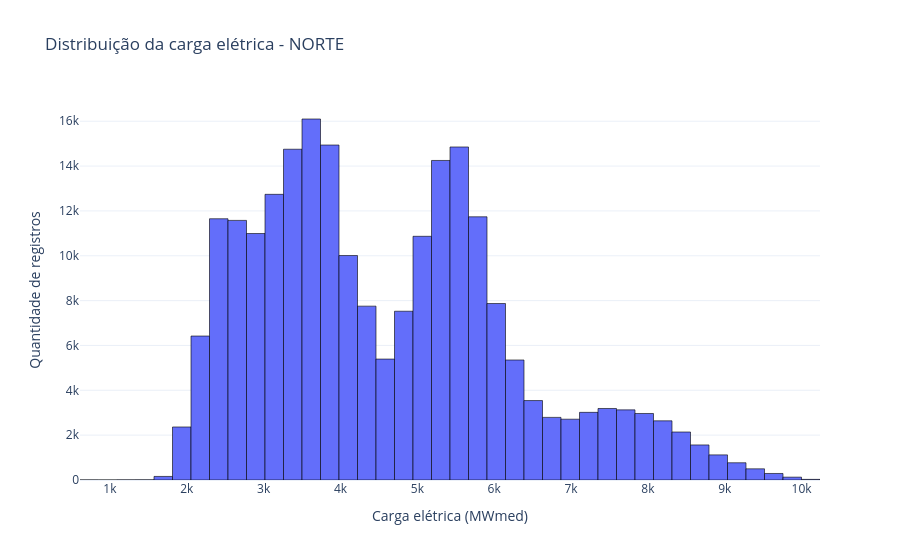
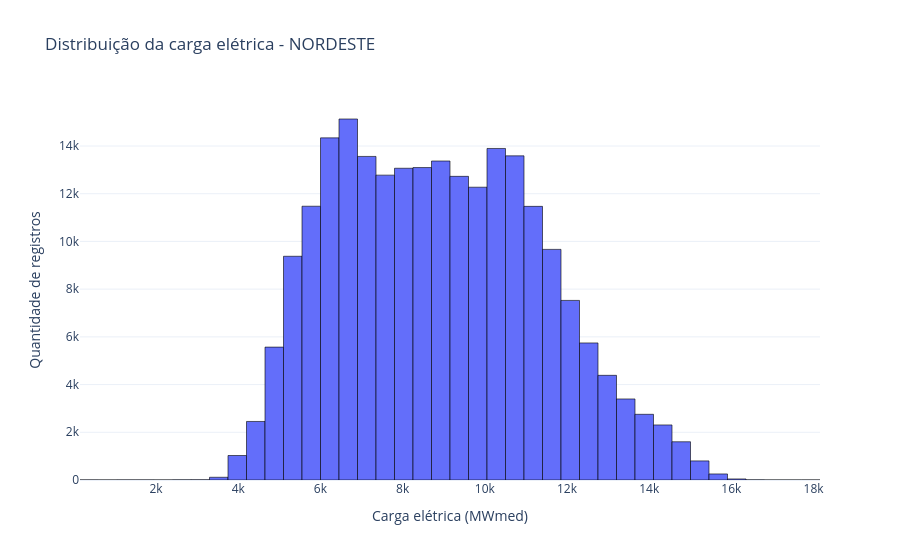
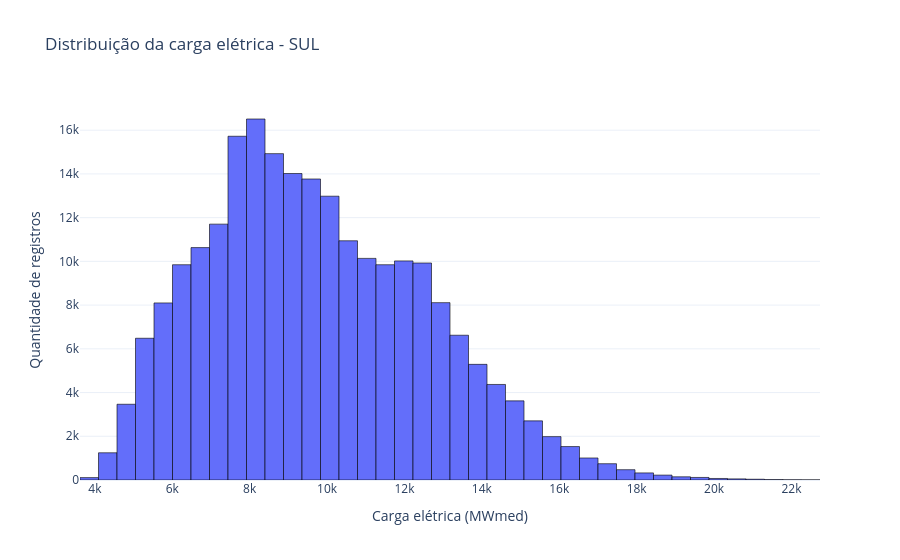
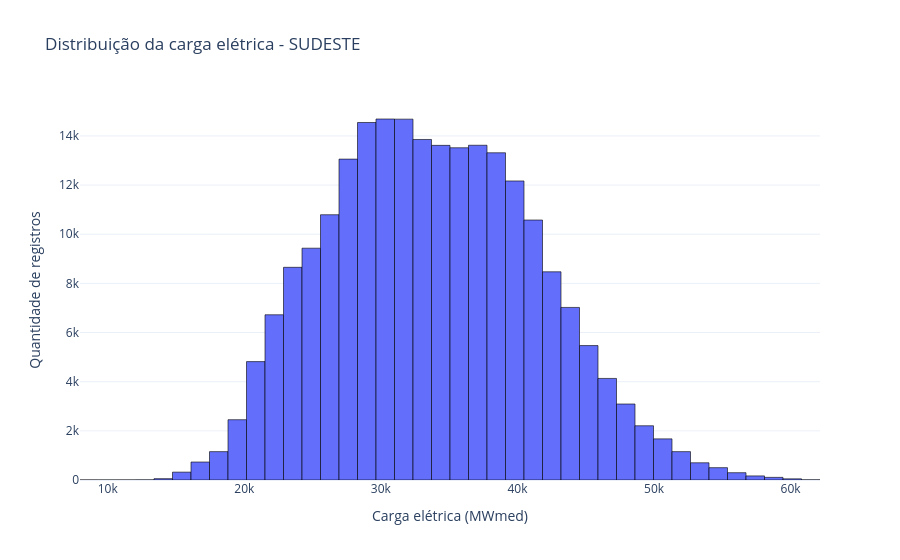

The notebook cell saved with these charts, in order:
### Markdown cell above
As medidas absolutas de dispersão acompanham a magnitude das cargas. O SUDESTE apresenta a maior variância, amplitude e intervalo interquartil, mas também possui uma carga média muito superior à dos outros subsistemas.

O coeficiente de variação permite uma comparação proporcional. O NORTE apresentou a maior variação em relação à própria média, com 36,38%. Em seguida aparecem SUL, com 29,38%, NORDESTE, com 27,90%, e SUDESTE, com 22,54%.

Portanto, considerando todo o período histórico, o NORTE possui a maior dispersão relativa. O SUDESTE, embora apresente as maiores diferenças em valores absolutos, possui a menor variação proporcional à sua média.

Esses resultados ainda abrangem todos os anos em conjunto. Por isso, parte dessa variação pode estar relacionada ao crescimento da carga ao longo do tempo, e não apenas às oscilações horárias. Essa questão será analisada posteriormente ao comparar os anos separadamente.

Também chama atenção a carga mínima de 149,86 MWmed no NORDESTE, valor bastante distante do primeiro quartil de 6.826,40 MWmed. Neste momento, não podemos afirmar se o registro representa um erro ou uma ocorrência real. Ele será investigado posteriormente na análise das menores cargas.

## 4. Distribuição da Carga Elétrica

As medidas estatísticas resumem os dados em valores únicos, mas não mostram como as cargas estão distribuídas.

Nesta etapa, vamos observar separadamente a distribuição de cada subsistema. O objetivo é verificar onde os valores estão mais concentrados, se existe assimetria e se aparecem valores muito afastados da maior parte dos registros.

### Code cell
for subsystem in electric_data['nom_subsistema'].unique():
    subsystem_load = electric_data.loc[
        electric_data['nom_subsistema'] == subsystem,
        'val_cargaenergiahomwmed'
    ].dropna()

    frequency, limits = np.histogram(subsystem_load, bins=40)
    bin_centers = (limits[:-1] + limits[1:]) / 2
    bin_widths = limits[1:] - limits[:-1]

    fig = px.bar(
        x=bin_centers,
        y=frequency,
        title=f'Distribuição da carga elétrica - {subsystem}',
        color_discrete_sequence=['#636EFA']
    )

    fig.update_traces(
        width=bin_widths,
        marker_line_color='black',
        marker_line_width=0.6
    )
    fig.update_layout(
        xaxis_title='Carga elétrica (MWmed)',
        yaxis_title='Quantidade de registros',
        bargap=0.05
    )
    fig.show()

### Figure 1 — Plotly figure (JSON) as saved in the notebook; plotly's stock layout.template omitted (floating-point values rounded to 4 significant figures)
{"data": [{"hovertemplate": "x=%{x}<br>y=%{y}<extra></extra>", "legendgroup": "", "marker": {"color": "#636EFA", "line": {"color": "black", "width": 0.6}, "pattern": {"shape": ""}}, "name": "", "orientation": "v", "showlegend": false, "textposition": "auto", "type": "bar", "width": [240.7, 240.7, 240.7, 240.7, 240.7, 240.7, 240.7, 240.7, 240.7, 240.7, 240.7, 240.7, 240.7, 240.7, 240.7, 240.7, 240.7, 240.7, 240.7, 240.7, 240.7, 240.7, 240.7, 240.7, 240.7, 240.7, 240.7, 240.7, 240.7, 240.7, 240.7, 240.7, 240.7, 240.7, 240.7, 240.7, 240.7, 240.7, 240.7, 240.7], "x": [730.8, 971.5, 1212.0, 1453.0, 1694.0, 1934.0, 2175.0, 2416.0, 2657.0, 2897.0, 3138.0, 3379.0, 3619.0, 3860.0, 4101.0, 4342.0, 4582.0, 4823.0, 5064.0, 5304.0, 5545.0, 5786.0, 6027.0, 6267.0, 6508.0, 6749.0, 6990.0, 7230.0, 7471.0, 7712.0, 7952.0, 8193.0, 8434.0, 8675.0, 8915.0, 9156.0, 9397.0, 9637.0, 9878.0, 10120.0], "xaxis": "x", "y": [2, 0, 4, 6, 159, 2365, 6420, 11651, 11577, 10992, 12739, 14751, 16099, 14938, 10010, 7753, 5393, 7527, 10868, 14250, 14851, 11738, 7870, 5352, 3543, 2792, 2712, 3017, 3189, 3128, 2966, 2639, 2140, 1563, 1120, 769, 499, 291, 127, 27], "yaxis": "y"}], "layout": {"bargap": 0.05, "barmode": "relative", "legend": {"tracegroupgap": 0}, "title": {"text": "Distribuição da carga elétrica - NORTE"}, "xaxis": {"anchor": "y", "domain": [0, 1], "title": {"text": "Carga elétrica (MWmed)"}}, "yaxis": {"anchor": "x", "domain": [0, 1], "title": {"text": "Quantidade de registros"}}}}

### Figure 2 — Plotly figure (JSON) as saved in the notebook; plotly's stock layout.template omitted (floating-point values rounded to 4 significant figures)
{"data": [{"hovertemplate": "x=%{x}<br>y=%{y}<extra></extra>", "legendgroup": "", "marker": {"color": "#636EFA", "line": {"color": "black", "width": 0.6}, "pattern": {"shape": ""}}, "name": "", "orientation": "v", "showlegend": false, "textposition": "auto", "type": "bar", "width": [450.2, 450.2, 450.2, 450.2, 450.2, 450.2, 450.2, 450.2, 450.2, 450.2, 450.2, 450.2, 450.2, 450.2, 450.2, 450.2, 450.2, 450.2, 450.2, 450.2, 450.2, 450.2, 450.2, 450.2, 450.2, 450.2, 450.2, 450.2, 450.2, 450.2, 450.2, 450.2, 450.2, 450.2, 450.2, 450.2, 450.2, 450.2, 450.2, 450.2], "x": [374.9, 825.1, 1275.0, 1725.0, 2176.0, 2626.0, 3076.0, 3526.0, 3976.0, 4427.0, 4877.0, 5327.0, 5777.0, 6227.0, 6677.0, 7128.0, 7578.0, 8028.0, 8478.0, 8928.0, 9379.0, 9829.0, 10280.0, 10730.0, 11180.0, 11630.0, 12080.0, 12530.0, 12980.0, 13430.0, 13880.0, 14330.0, 14780.0, 15230.0, 15680.0, 16130.0, 16580.0, 17030.0, 17480.0, 17930.0], "xaxis": "x", "y": [2, 1, 2, 2, 1, 5, 7, 114, 1027, 2454, 5570, 9378, 11476, 14341, 15132, 13563, 12779, 13067, 13097, 13371, 12728, 12273, 13897, 13588, 11470, 9667, 7528, 5745, 4387, 3397, 2754, 2308, 1603, 800, 253, 44, 5, 0, 0, 1], "yaxis": "y"}], "layout": {"bargap": 0.05, "barmode": "relative", "legend": {"tracegroupgap": 0}, "title": {"text": "Distribuição da carga elétrica - NORDESTE"}, "xaxis": {"anchor": "y", "domain": [0, 1], "title": {"text": "Carga elétrica (MWmed)"}}, "yaxis": {"anchor": "x", "domain": [0, 1], "title": {"text": "Quantidade de registros"}}}}

### Figure 3 — Plotly figure (JSON) as saved in the notebook; plotly's stock layout.template omitted (floating-point values rounded to 4 significant figures)
{"data": [{"hovertemplate": "x=%{x}<br>y=%{y}<extra></extra>", "legendgroup": "", "marker": {"color": "#636EFA", "line": {"color": "black", "width": 0.6}, "pattern": {"shape": ""}}, "name": "", "orientation": "v", "showlegend": false, "textposition": "auto", "type": "bar", "width": [478.0, 478.0, 478.0, 478.0, 478.0, 478.0, 478.0, 478.0, 478.0, 478.0, 478.0, 478.0, 478.0, 478.0, 478.0, 478.0, 478.0, 478.0, 478.0, 478.0, 478.0, 478.0, 478.0, 478.0, 478.0, 478.0, 478.0, 478.0, 478.0, 478.0, 478.0, 478.0, 478.0, 478.0, 478.0, 478.0, 478.0, 478.0, 478.0, 478.0], "x": [3855.0, 4333.0, 4811.0, 5289.0, 5767.0, 6245.0, 6723.0, 7201.0, 7679.0, 8157.0, 8635.0, 9113.0, 9591.0, 10070.0, 10550.0, 11030.0, 11500.0, 11980.0, 12460.0, 12940.0, 13420.0, 13890.0, 14370.0, 14850.0, 15330.0, 15810.0, 16280.0, 16760.0, 17240.0, 17720.0, 18200.0, 18670.0, 19150.0, 19630.0, 20110.0, 20590.0, 21060.0, 21540.0, 22020.0, 22500.0], "xaxis": "x", "y": [110, 1245, 3465, 6483, 8099, 9847, 10630, 11703, 15723, 16512, 14928, 14018, 13768, 12981, 10942, 10137, 9847, 10021, 9926, 8112, 6622, 5290, 4370, 3620, 2705, 1984, 1530, 1007, 745, 471, 324, 224, 147, 117, 70, 51, 35, 17, 8, 3], "yaxis": "y"}], "layout": {"bargap": 0.05, "barmode": "relative", "legend": {"tracegroupgap": 0}, "title": {"text": "Distribuição da carga elétrica - SUL"}, "xaxis": {"anchor": "y", "domain": [0, 1], "title": {"text": "Carga elétrica (MWmed)"}}, "yaxis": {"anchor": "x", "domain": [0, 1], "title": {"text": "Quantidade de registros"}}}}

### Figure 4 — Plotly figure (JSON) as saved in the notebook; plotly's stock layout.template omitted (floating-point values rounded to 4 significant figures)
{"data": [{"hovertemplate": "x=%{x}<br>y=%{y}<extra></extra>", "legendgroup": "", "marker": {"color": "#636EFA", "line": {"color": "black", "width": 0.6}, "pattern": {"shape": ""}}, "name": "", "orientation": "v", "showlegend": false, "textposition": "auto", "type": "bar", "width": [1354.0, 1354.0, 1354.0, 1354.0, 1354.0, 1354.0, 1354.0, 1354.0, 1354.0, 1354.0, 1354.0, 1354.0, 1354.0, 1354.0, 1354.0, 1354.0, 1354.0, 1354.0, 1354.0, 1354.0, 1354.0, 1354.0, 1354.0, 1354.0, 1354.0, 1354.0, 1354.0, 1354.0, 1354.0, 1354.0, 1354.0, 1354.0, 1354.0, 1354.0, 1354.0, 1354.0, 1354.0, 1354.0, 1354.0, 1354.0], "x": [8648.0, 10000.0, 11360.0, 12710.0, 14070.0, 15420.0, 16770.0, 18130.0, 19480.0, 20840.0, 22190.0, 23550.0, 24900.0, 26260.0, 27610.0, 28970.0, 30320.0, 31670.0, 33030.0, 34380.0, 35740.0, 37090.0, 38450.0, 39800.0, 41160.0, 42510.0, 43860.0, 45220.0, 46570.0, 47930.0, 49280.0, 50640.0, 51990.0, 53350.0, 54700.0, 56050.0, 57410.0, 58760.0, 60120.0, 61470.0], "xaxis": "x", "y": [1, 0, 1, 3, 54, 320, 731, 1154, 2454, 4817, 6723, 8654, 9432, 10794, 13057, 14547, 14689, 14683, 13856, 13616, 13519, 13621, 13315, 12168, 10578, 8472, 7022, 5470, 4133, 3092, 2207, 1674, 1154, 701, 502, 297, 166, 107, 48, 5], "yaxis": "y"}], "layout": {"bargap": 0.05, "barmode": "relative", "legend": {"tracegroupgap": 0}, "title": {"text": "Distribuição da carga elétrica - SUDESTE"}, "xaxis": {"anchor": "y", "domain": [0, 1], "title": {"text": "Carga elétrica (MWmed)"}}, "yaxis": {"anchor": "x", "domain": [0, 1], "title": {"text": "Quantidade de registros"}}}}
